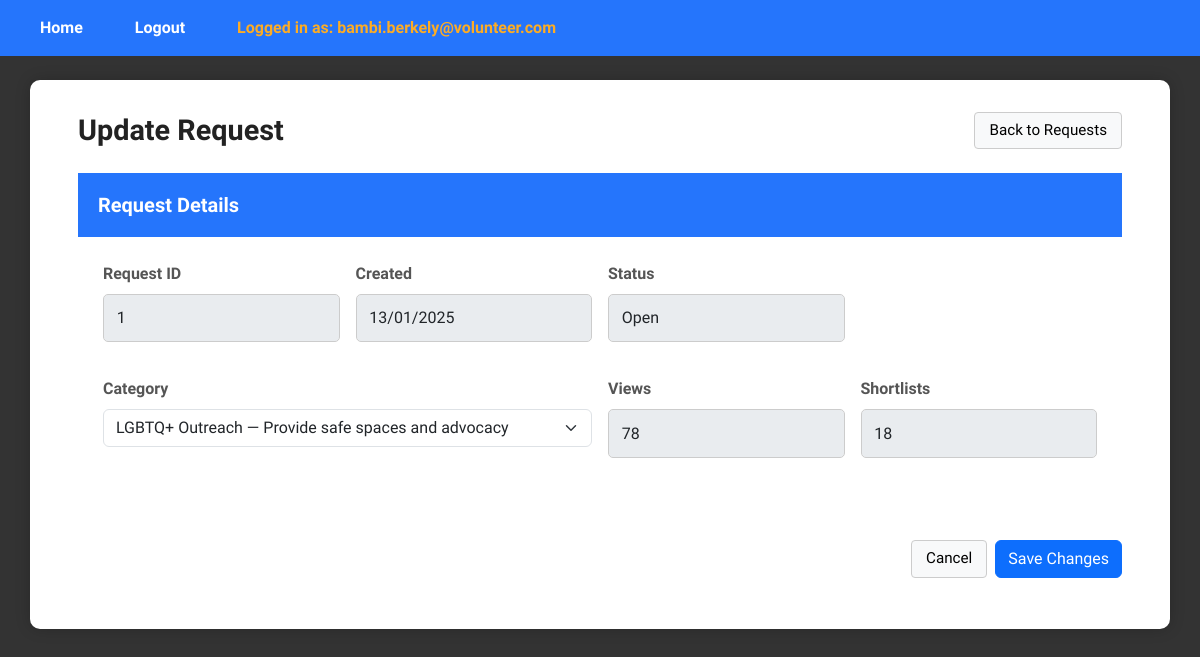
Page /UpdateRequestPage/1 (signed in) on the earlier database version.
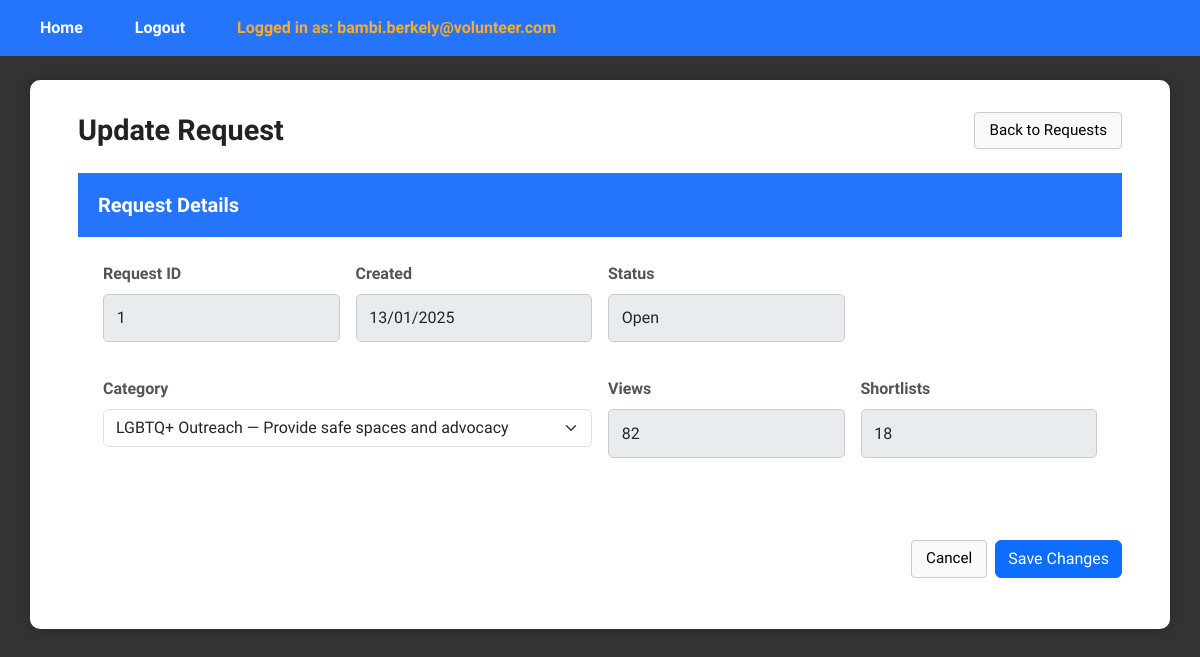
Same page on the later database version.
### tables this page shows
CREATE TABLE request (
    request_id INTEGER PRIMARY KEY AUTOINCREMENT,
    pin_user_id INT,
    csrrep_user_id INT DEFAULT NULL,
    category_id INT,
    request_status BOOLEAN, --0 means uncompleted, 1 means completed
    request_date DATETIME,
    request_view_count INT,
    request_shortlist_count INT,
    FOREIGN KEY (pin_user_id) REFERENCES user(user_id),
    FOREIGN KEY (csrrep_user_id) REFERENCES user(user_id),
    FOREIGN KEY (category_id) REFERENCES category(category_id)
);

### app.py (the view, shortened to what this page needs)
@app.route("/UpdateRequestPage/<int:request_id>", methods=["GET", "POST"])
def updateRequestPage(request_id):
    if 'email' not in session:
        return redirect(url_for('login'))
    if session.get('role_id') != 3:
        return redirect(url_for('login'))
    update_controller = UpdateRequestController()
    if request.method == "GET":
        req_obj = update_controller.getRequestById(request_id)
        if not req_obj:
            flash("Request not found", "error")
            return redirect(url_for("viewRequestPage"))
        categories = ViewVolunteerCategoryController().viewVolunteerCategory()
        return render_template(
            "pin/UpdateRequestPage.html",
            request=req_obj,
            categories=categories
        )

### controllers/pin/UpdateRequestController.py (called while the page is built)
    def getRequestById(self, request_id):
        req = Request()
        return req.getRequestById(request_id)

### controllers/pm/ViewVolunteerCategoryController.py (called while the page is built)
    def viewVolunteerCategory(self):
        categories = Category()
        return categories.viewVolunteerCategory()

### database/database_management.py (called while the page is built)
def dbConnection():
    return sqlite3.connect("database/volunteer_system.db")

### entities/Category.py (called while the page is built)
    def viewVolunteerCategory(self):
        conn = database_management.dbConnection()
        conn.row_factory = sqlite3.Row
        cursor = conn.cursor()
        cursor.execute("SELECT * FROM category")
        rows = cursor.fetchall()
        conn.close()
        return [Category(**dict(row)) for row in rows] if rows else []

### entities/Request.py (called while the page is built)
    def getRequestById(self, request_id):
        conn = database_management.dbConnection()
        conn.row_factory = sqlite3.Row
        cur = conn.cursor()
        cur.execute("""
            SELECT r.*,
                c.category_name,
                c.category_desc
            FROM request r
            LEFT JOIN category c ON r.category_id = c.category_id
            WHERE r.request_id = ?
            LIMIT 1
        """, (request_id,))
        row = cur.fetchone()
        conn.close()
        return Request(**dict(row)) if row else None

### templates/pin/UpdateRequestPage.html (shortened to what this page needs)
{% extends "layout.html" %}
{% block content %}
<div class="dashboard-wrapper">
  <div class="dashboard-container">
    <div class="d-flex justify-content-between align-items-center mb-4">
      <h1 class="m-0">Update Request</h1>
      <a href="{{ url_for('viewRequestPage') }}" class="plain-btn">Back to Requests</a>
    </div>
    <form method="post" action="{{ url_for('updateRequestPage', request_id=request.request_id) }}">
      <div class="card-header">
        <h5 class="m-0">Request Details</h5>
      </div>
      <div class="card-body">
        <div class="row g-3">
          <div class="col-md-3">
            <label for="request_id" class="form-label">Request ID</label>
            <input id="request_id" name="request_id" type="text" class="form-control"
                   value="{{ request.request_id }}" disabled>
          </div>
          <div class="col-md-3">
            <label for="created_at" class="form-label">Created</label>
            <input id="created_at" type="text" class="form-control"
                   value="{{ request.request_date }}" disabled>
          </div>
          <div class="col-md-3">
            <label for="status" class="form-label">Status</label>
            <input id="status" type="text" class="form-control"
                   value="{% if request.request_status in (1, '1', True, 'true', 'True') %}Completed{% else %}Open{% endif %}"
                   disabled>
          </div>
          <div class="col-md-6">
            <label for="category_id" class="form-label">Category</label>
            <select id="category_id" name="category_id" class="form-select form-control" required>
              {% for c in categories %}
                <option value="{{ c.category_id }}" {{ 'selected' if c.category_id == request.category_id }}>
                  {{ c.category_name }}{% if c.category_desc %} — {{ c.category_desc }}{% endif %}
                </option>
              {% endfor %}
            </select>
          </div>
          <div class="col-md-3">
            <label for="views" class="form-label">Views</label>
            <input id="views" type="text" class="form-control"
                   value="{{ request.request_view_count }}" disabled>
          </div>
          <div class="col-md-3">
            <label for="shortlists" class="form-label">Shortlists</label>
            <input id="shortlists" type="text" class="form-control"
                   value="{{ request.request_shortlist_count }}" disabled>
          </div>
        </div>
      </div>
      <div class="card-footer d-flex justify-content-end gap-2">
        <a href="{{ url_for('viewRequestPage') }}" class="plain-btn">Cancel</a>
        <button type="submit" class="btn btn-primary">Save Changes</button>
      </div>
    </form>
  </div>
</div>
{% endblock %}

Differences in the rows shown:
changed request "Open": request_view_count "78" → "82"
